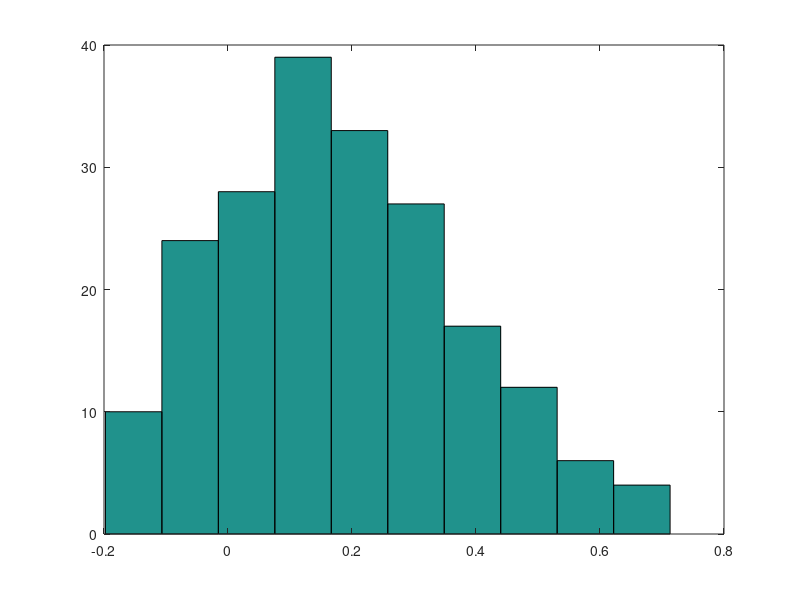

Recreate this plot in MATLAB.
clc, clear all, close all

%%Check gradient and nesterov for 1/2||Ax - b||2^2 and  1/(2m)||Ax - b||2^2 

%creation of data
m = 200;
n = 10;
MAX_OUTER_ITER = 1;

%creation of matrix A with specific eigenvalues
rng('default');
A_tmp = randn(m,n);
[U,S,V] = svd(A_tmp,'econ');
lambda_min = 1;
lambda_max = 100;
eigs = lambda_min + (lambda_max - lambda_min)*rand(n-2,1);
eig_A = [lambda_min; lambda_max; eigs];
Sigma = diag(eig_A);
A = U*Sigma*V';

%Normalize the rows of A to unit norm 
%A = normalize(A);

%vector of parameters
%b = rand(m,1);
%or
b = A*randn(n,1) + 0.1*randn(m,1);

%Problem parameters
Hessian = A'*A;
mu = min(svd(Hessian));
L = max(svd(Hessian));
condition = L/mu;

A_t_b = A'*b;
%initial point
x_init_all = zeros(n,1);

%Optimal
x_star = inv(Hessian)*A_t_b;
f_star2 = (1/(2*m))*norm(A*x_star - b)^2;

ep = 10^(-4);

%%  Stochastic gradient descent 
tic();
iter = 1;
x_sgd(:,iter) = x_init_all;


eta_sgd = 100/L;

while (iter < 10)
   
   grad = (1/m)*A'*(A*x_sgd(:,iter) - b);
   
   for ii = 1 : m
       res = (A(ii,:) * x_sgd(:,iter) - b(ii));
       grad_f_SGD = res* A(ii,:)';
       costheta(ii,iter) = dot(grad,grad_f_SGD)/(norm(grad_f_SGD)*norm(grad));
       
   end
%    
%    signed_costheta = sign( costheta(:,iter) );
%    positive_angles = sum(signed_costheta>0);
%    negative_angles = m - positive_angles;
%    
%    prob_positive = positive_angles/m;
%    prob_negative = 1 - prob_positive;
%    
   figure(1)
   hist(costheta(:,iter))
   pause;
   x_sgd(:,iter + 1) = x_sgd(:,iter) - eta_sgd*grad;

   iter = iter + 1;
    
end
fprintf('SGD');
time_sgd = toc
time_per_iter = time_sgd/iter